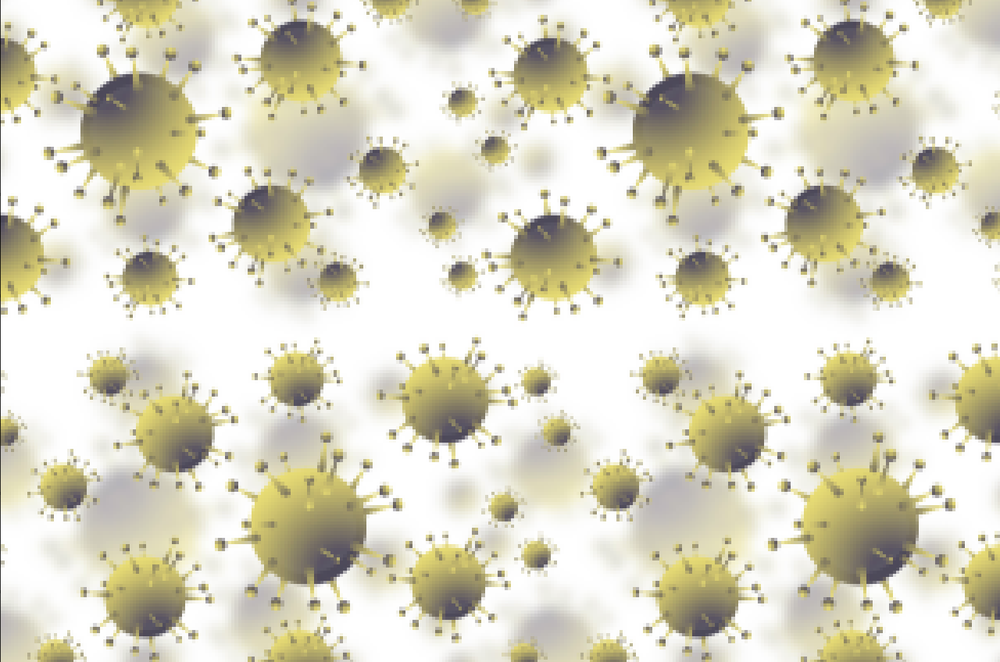
#> input picture Medical Image Feature/virus.png, 1000 x 662 px, shrunk from 1280 x 848 before the run
$ jupyter execute Blob_detection.ipynb
#> lines starting #> are read from the running program, lines starting #| are printed output that depends on the picture; after the words box and inside, x2 and y2 are one past the last pixel; in counts of white or black regions, pixels touching at a corner belong together
[cell 1]
from skimage.io import imread, imshow
from skimage.color import rgb2gray
from math import sqrt
from skimage import data
from skimage.feature import blob_dog, blob_log, blob_doh
import matplotlib.pyplot as plt

[cell 2]
im = imread('virus.png')
#> im is the input picture: shape (662, 1000, 4); mean R, G, B, A 218.8, 215.4, 196.1, 255
if im.shape[-1] == 4:  # Überprüfen, ob das Bild 4 Kanäle hat (RGBA)
    im = im[:, :, :3]  # Nur die ersten 3 Kanäle (RGB) auswählen
#> im: shape (662, 1000, 3)
im = rgb2gray(im)
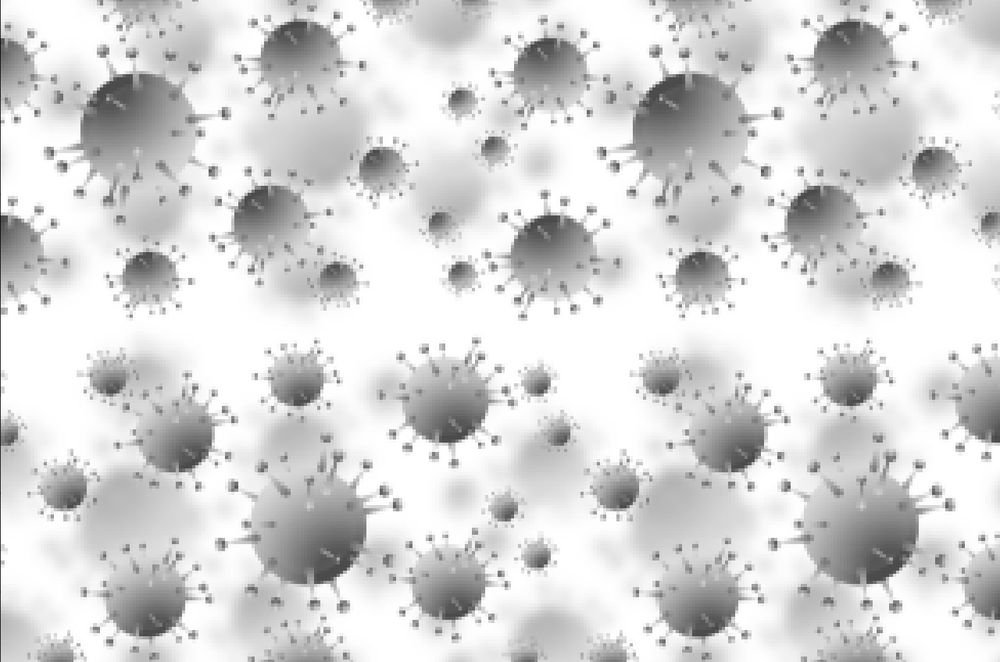
#> im: shape (662, 1000) float64; min 0.0936, max 1, mean 0.842
imshow(im)
#im = rgb2gray(imread('virus.png'))
#im= data.hubble_deep_field()[0:500, 0:500]
#im = rgb2gray(im)

We used the rgb2gray function of scikit-image to convert the RGB image to grayscale.
In order to convert this grayscale image to a binary image, we need to set a threshold. For this exercise, let us assume a threshold of 0.8.

[cell 3]
im_bw = (im < 0.8) * 1
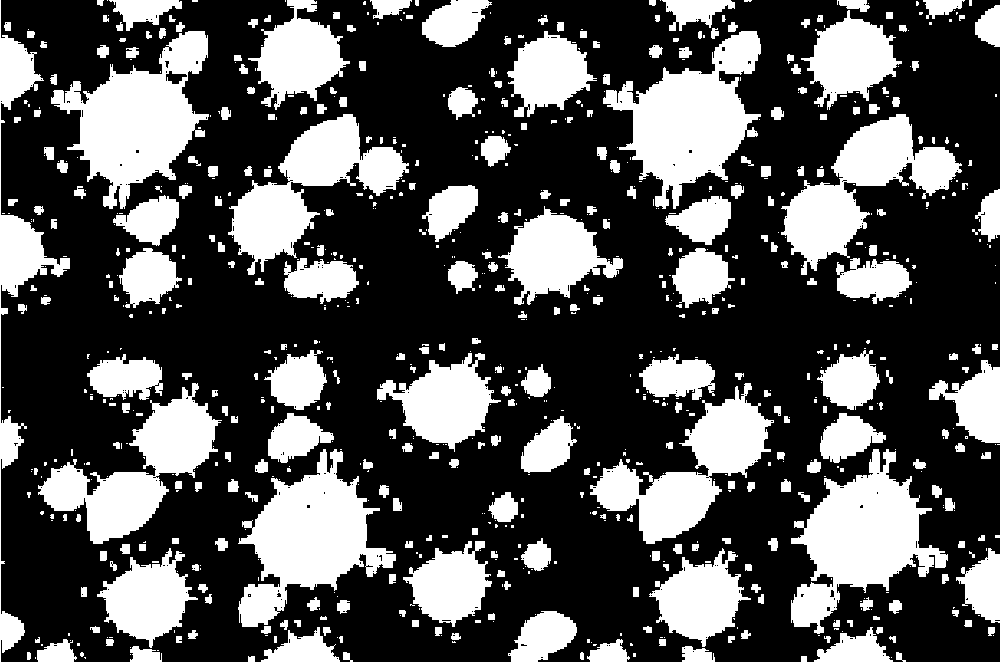
#> im_bw: shape (662, 1000) int64; values 0 (black) and 1 (white), 32.6% white; 853 white regions (517 under 20 px), largest, box (x1, y1, x2, y2) and area: (791, 449, 948, 634) 13171, (51, 31, 209, 209) 13148, (603, 31, 761, 209) 13091
im_mask = im < 0.8
imshow(im_bw, cmap='gray');

im_bw and im_mask are both analogous with each other, with the former composed of 0 and 1, while the latter with booleans (True or False). We will need both of them for the following implementation.

# Laplacian of Gaussian (LoG)

This method involves convolving an image with the Laplacian of a Gaussian filter at multiple scales. The resulting image highlights regions with significant intensity variations, which correspond to blobs in the original image.

[cell 4]
from skimage.feature import blob_log

blobs = blob_log(im_mask, min_sigma=30, max_sigma=50, num_sigma=10, threshold=0.1)
#> blobs = 45 rows, first 8: [404, 999, 32.22], [253, 0, 32.22], [403, 445, 30], [254, 553, 30], [71, 549, 30], [586, 449, 30], [588, 999, 30], [69, 0, 30]

fig, ax = plt.subplots()
ax.imshow(im_bw, cmap='gray')
for blob in blobs:
    y, x, area = blob
    ax.add_patch(plt.Circle((x, y), area*sqrt(2), color='y', fill=False))
#> this loop made 45 passes
#> (y, x, area) on passes 1 to 12: (404, 999, 32.22), (253, 0, 32.22), (403, 445, 30), (254, 553, 30), (71, 549, 30), (586, 449, 30), (588, 999, 30), (69, 0, 30), (601, 700, 30), (601, 148, 30), (56, 298, 30), (57, 850, 30)
plt.show()
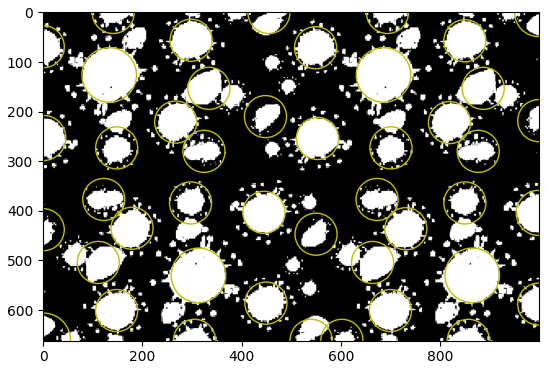
#> figure drawn by matplotlib, 1 panel

# Difference of Gaussian (DoG)

This method involves computing the difference between two Gaussian-filtered versions of an image at different scales. This technique emphasizes regions with significant intensity changes, which are indicative of blobs.

[cell 5]
blobs = blob_dog(im_mask, min_sigma=30, max_sigma=50, threshold=.1)
#> blobs = 44 rows, first 8: [403, 999, 30], [254, 0, 30], [402, 445, 30], [255, 553, 30], [531, 313, 30], [531, 865, 30], [126, 686, 30], [126, 133, 30]

fig, ax = plt.subplots()
ax.imshow(im, cmap='gray')
for blob in blobs:
    y, x, area = blob
    ax.add_patch(plt.Circle((x, y), area*sqrt(2), color='g', fill=False))
#> this loop made 44 passes
#> (blob, y, x) on passes 1 to 12: ([403, 999, 30], 403, 999), ([254, 0, 30], 254, 0), ([402, 445, 30], 402, 445), ([255, 553, 30], 255, 553), ([531, 313, 30], 531, 313), ([531, 865, 30], 531, 865), ([126, 686, 30], 126, 686), ([126, 133, 30], 126, 133), ([585, 449, 30], 585, 449), ([72, 549, 30], 72, 549), ([601, 699, 30], 601, 699), ([601, 147, 30], 601, 147)
plt.show()
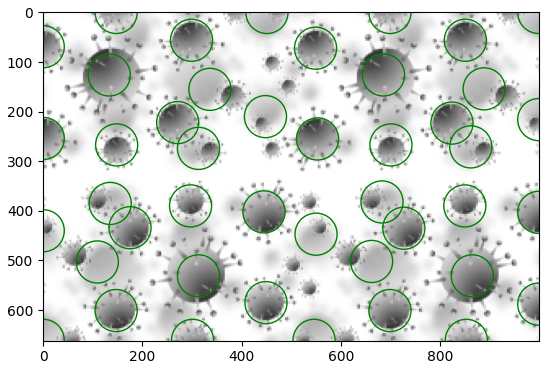
#> figure drawn by matplotlib, 1 panel

Comparing this method (DoG) with the previous method (LoG) shows an evident improvement in blob detection performance. Large objects are being provided with fewer and bigger blobs instead of having them chopped up into several small blobs. However, as with the previous method, elongated objects still remain awkwardly subdivided into numerous blobs.

# Determinant of the Hessian

Lastly, this method calculates the determinant of the Hessian matrix for each pixel in an image. The Hessian matrix describes the local curvature of intensity variations. Peaks in the determinant map represent potential blob locations.

[cell 6]
blobs = blob_doh(im_mask, max_sigma=50, threshold=.01)
#> blobs = 157 rows, first 8: [585, 450, 39.11], [509, 504, 17.33], [70, 547, 39.11], [276, 147, 28.22], [149, 492, 17.33], [276, 699, 28.22], [405, 447, 50], [255, 550, 50]

fig, ax = plt.subplots()
ax.imshow(im_bw, cmap='gray')
for blob in blobs:
    y, x, area = blob
    ax.add_patch(plt.Circle((x, y), area*sqrt(2), color='r', fill=False))
#> this loop made 157 passes
plt.show()
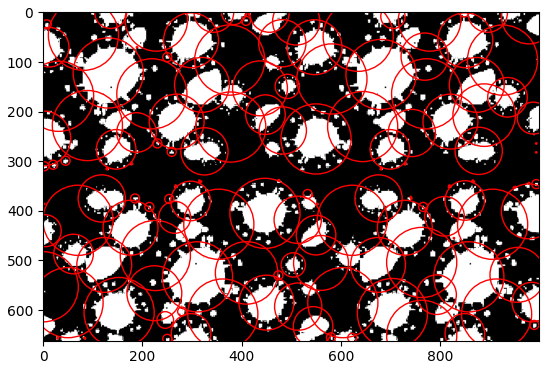
#> figure drawn by matplotlib, 1 panel

$ run again, with Medical Image Feature/chess.png copied over Medical Image Feature/virus.png
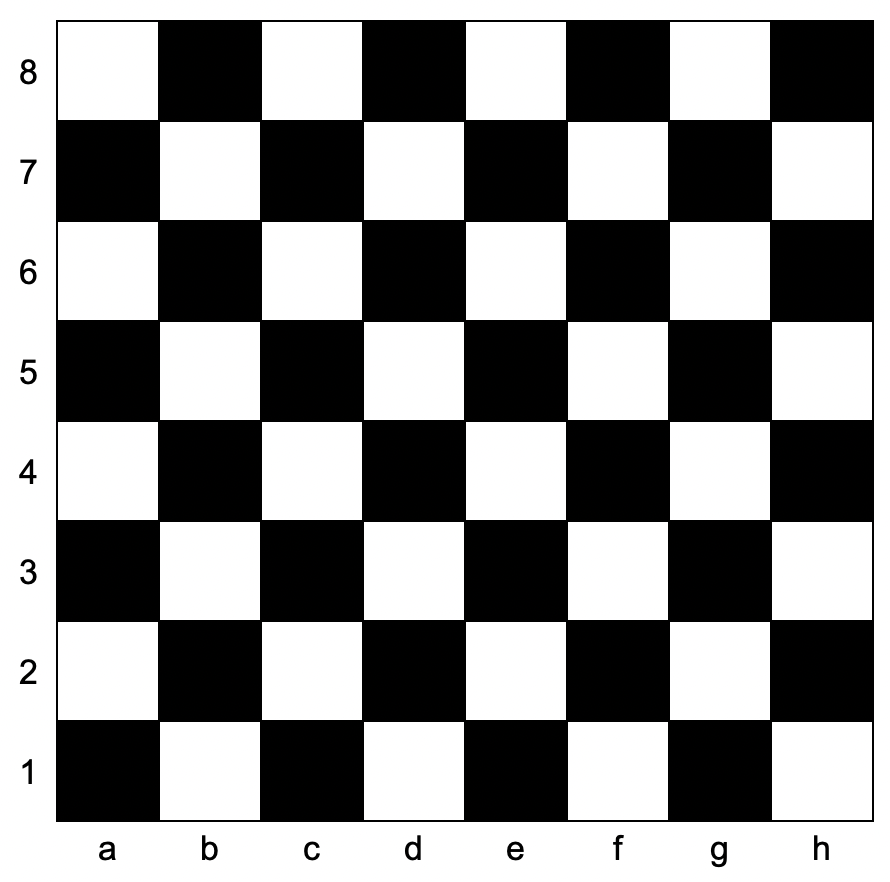
#> input picture Medical Image Feature/chess.png, 890 x 882 px
#> im is the input picture: shape (882, 890, 4); mean R, G, B, A 142.9, 142.9, 142.9, 255
#> `im_bw = (im < 0.8) * 1`:
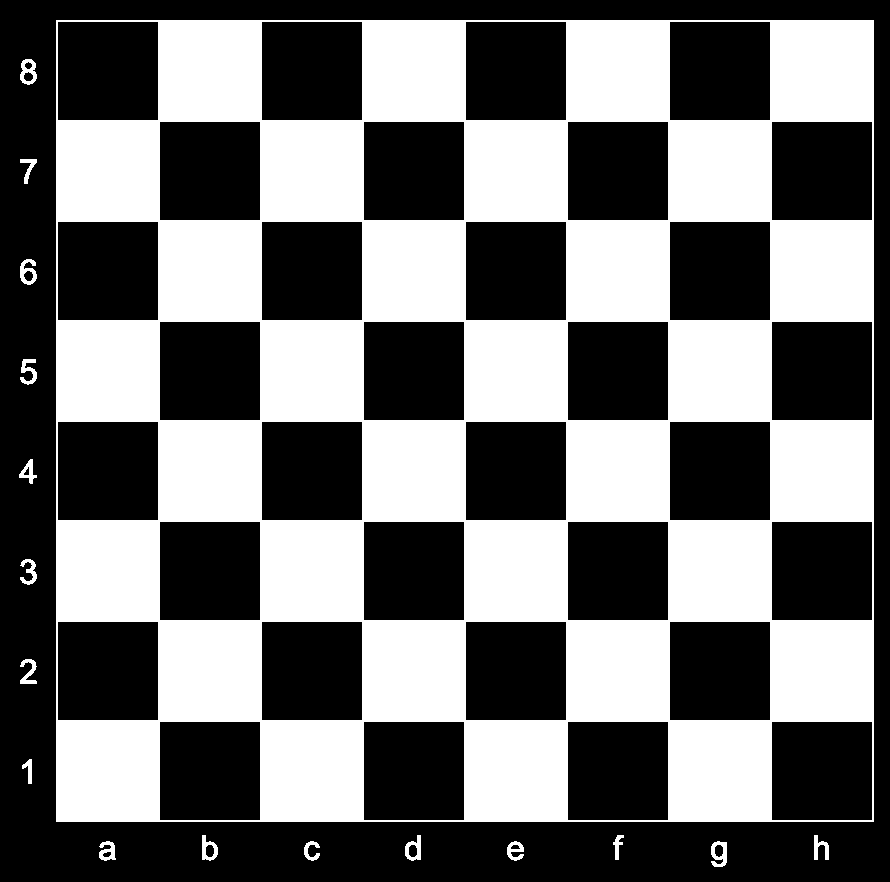
#> im_bw: shape (882, 890) int64; values 0 (black) and 1 (white), 44% white; 17 white regions, largest, box (x1, y1, x2, y2) and area: (56, 20, 874, 822) 342436, (711, 841, 727, 867) 259, (20, 59, 37, 85) 252
#> `blobs = blob_log(im_mask, min_sigma=30, max_sigma=50, num_sigma=10, th..`: blobs = 32 rows, first 8: [773, 104, 38.89], [776, 311, 36.67], [171, 102, 36.67], [776, 516, 36.67], [570, 102, 36.67], [371, 102, 36.67], [776, 719, 36.67], [70, 210, 36.67]
#> the loop `for blob in blobs:` made 32 passes
#> `blobs = blob_dog(im_mask, min_sigma=30, max_sigma=50, threshold=.1)`: blobs = 32 rows, first 8: [773, 104, 30], [170, 102, 30], [776, 311, 30], [776, 516, 30], [776, 720, 30], [570, 102, 30], [371, 102, 30], [69, 209, 30]
#> the loop `for blob in blobs:` made 32 passes
#> (blob, y, x) on passes 1 to 8: ([773, 104, 30], 773, 104), ([170, 102, 30], 170, 102), ([776, 311, 30], 776, 311), ([776, 516, 30], 776, 516), ([776, 720, 30], 776, 720), ([570, 102, 30], 570, 102), ([371, 102, 30], 371, 102), ([69, 209, 30], 69, 209)
#> `blobs = blob_doh(im_mask, max_sigma=50, threshold=.01)`: blobs = 82 rows, first 8: [170, 209, 50], [170, 413, 50], [170, 617, 50], [270, 311, 50], [270, 515, 50], [270, 719, 50], [370, 209, 50], [370, 413, 50]
#> the loop `for blob in blobs:` made 82 passes
#> `plt.show()`:
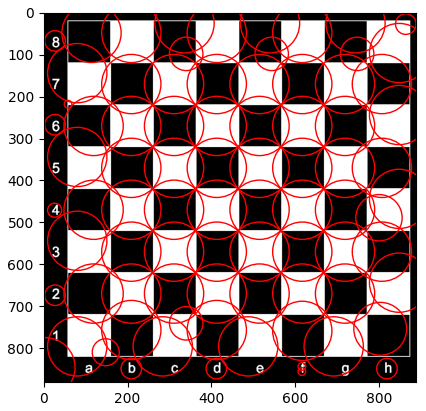
#> figure drawn by matplotlib, 1 panel

$ run again, with Medical Image Feature/red_cells.png copied over Medical Image Feature/virus.png
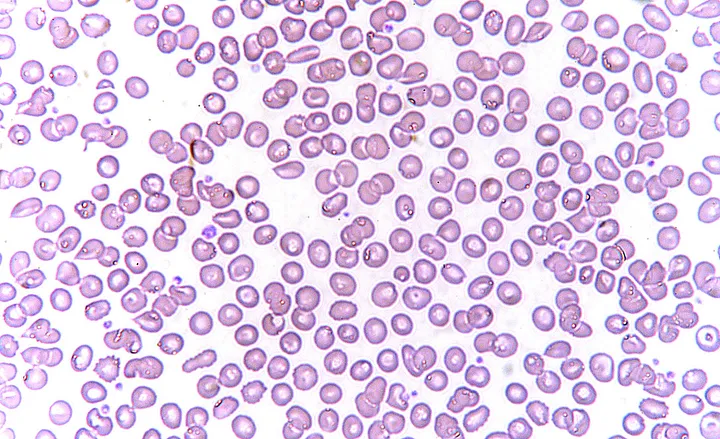
#> input picture Medical Image Feature/red_cells.png, 720 x 439 px
#> im is the input picture: shape (439, 720, 4); mean R, G, B, A 225.2, 204.9, 232.1, 255
#> `im_bw = (im < 0.8) * 1`:
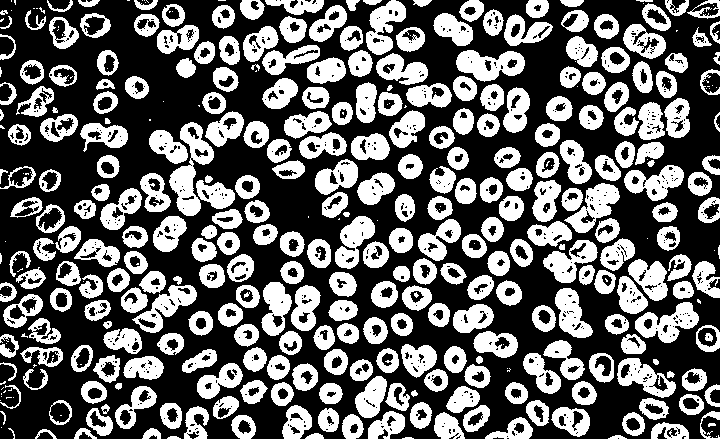
#> im_bw: shape (439, 720) int64; values 0 (black) and 1 (white), 40.1% white; 409 white regions (105 under 20 px), largest, box (x1, y1, x2, y2) and area: (169, 122, 214, 216) 1731, (456, 50, 525, 82) 1346, (635, 302, 699, 343) 1290
#> `blobs = blob_log(im_mask, min_sigma=30, max_sigma=50, num_sigma=10, th..`: blobs = 18 rows, first 8: [292, 655, 30], [163, 186, 30], [119, 653, 30], [88, 487, 30], [216, 571, 34.44], [308, 287, 30], [304, 147, 30], [38, 177, 30]
#> the loop `for blob in blobs:` made 18 passes
#> `blobs = blob_dog(im_mask, min_sigma=30, max_sigma=50, threshold=.1)`: blobs = [[183, 187, 30], [294, 654, 30], [216, 571, 30]]
#> the loop `for blob in blobs:` made 3 passes
#> (blob, y, x) on passes 1 to 3: ([183, 187, 30], 183, 187), ([294, 654, 30], 294, 654), ([216, 571, 30], 216, 571)
#> `plt.show()`:
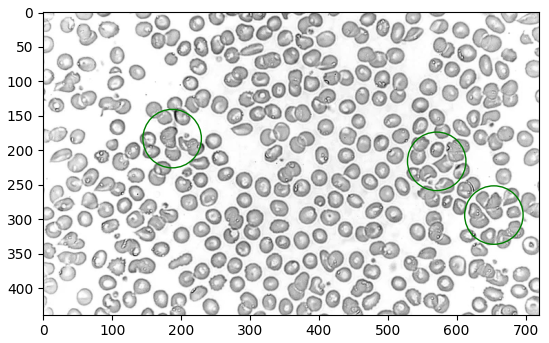
#> figure drawn by matplotlib, 1 panel
